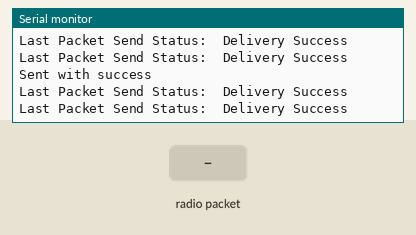
Recording of a sketch running on a simulated ESP32. Shown: the last lines printed to the serial monitor. The test bench sets the inputs (shaded band).

Above: at 1.2 s.
1.3 s: radio packet "1" arrives
At 1.46 s:
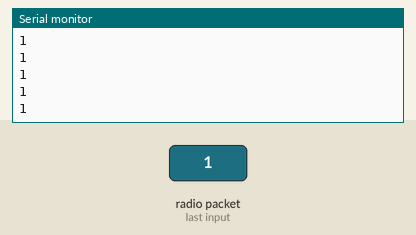
2.8 s: radio packet "0" arrives
At 2.96 s:
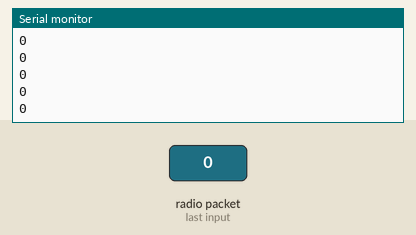
4.3 s: radio packet "2" arrives
At 4.46 s:
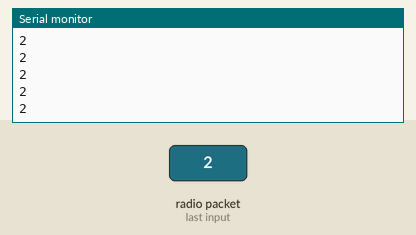
Timing chart, 0 to 7.3 s (numbered marks = the images above; inputs shaded):
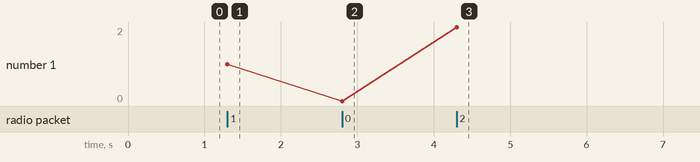

The sketch:

ESPNOW_SolarCar.ino
```cpp
#include <esp_now.h>
#include <WiFi.h>
#include <esp_wifi.h>
#include "Wire.h"

#define I2C_DEV_ADDR 0x56

// REPLACE WITH THE MAC Address of your receiver
uint8_t broadcastAddress[] = {0x8C, 0x4B, 0x14, 0x1C, 0xB8, 0xBC};

// Variable to store if sending data was successful
String success;

// Create a struct_message called BME280Readings to hold sensor readings
byte tx_msg[9] = {'C',75};
byte tx_msgnum[9] = {'O',89};
// Create a struct_message to hold incoming sensor readings
byte rx_msg[9];

esp_now_peer_info_t peerInfo;

// Callback when data is sent
void OnDataSent(const uint8_t *mac_addr, esp_now_send_status_t status) {
  Serial.print("\r\nLast Packet Send Status:\t");
  Serial.println(status == ESP_NOW_SEND_SUCCESS ? "Delivery Success" : "Delivery Fail");
  if (status == 0){
    success = "Delivery Success :)";
  }
  else{
    success = "Delivery Fail :(";
  }
}

// Callback when data is received
void OnDataRecv(const uint8_t * mac, const uint8_t *incomingData, int len) {
  memcpy( &rx_msg, incomingData, sizeof(rx_msg) );
  Serial.print("Bytes received: ");
  Serial.println(len);
  for(int i=0; i<9; i++)
  {
    Serial.println((char*)incomingData);
  }
}

void setup() {
  // Init Serial Monitor
  Serial.begin(115200);

  // Setup I2C
  //setupI2C();

  // Set device as a Wi-Fi Station
  setupLRmode();
  Serial.println(WiFi.macAddress());
  // Init ESP-NOW
  if (esp_now_init() != ESP_OK) {
    Serial.println("Error initializing ESP-NOW");
    return;
  }

  // Once ESPNow is successfully Init, we will register for Send CB to
  // get the status of Trasnmitted packet
  esp_now_register_send_cb(OnDataSent);

  // Register peer
  memcpy(peerInfo.peer_addr, broadcastAddress, 6);
  peerInfo.channel = 0;
  peerInfo.encrypt = false;

  // Add peer
  if (esp_now_add_peer(&peerInfo) != ESP_OK){
    Serial.println("Failed to add peer");
    return;
  }
  // Register for a callback function that will be called when data is received
  esp_now_register_recv_cb(OnDataRecv);
}

void loop() {
   esp_err_t result = esp_now_send( broadcastAddress, tx_msg, sizeof(tx_msg) );
   esp_err_t res = esp_now_send( broadcastAddress, tx_msgnum, sizeof(tx_msgnum) );
  if (result == ESP_OK) {
    Serial.println("Sent with success");
  }
  else {
    Serial.println("Error sending the data");
  }
  delay(300);
}

//void setupI2C() {
//  Wire.onReceive(onReceive);
//  Wire.begin((uint8_t)I2C_DEV_ADDR);
//}

void setupLRmode() {
  WiFi.mode(WIFI_STA);
  int a = esp_wifi_set_protocol( WIFI_IF_STA, WIFI_PROTOCOL_LR );

  if (a == 0) {
    Serial.println(" ");
    Serial.print("Error = ");
    Serial.print(a);
    Serial.println(" , Mode LR OK!");
  } else { //if some error in LR config
    Serial.println(" ");
    Serial.print("Error = ");
    Serial.print(a);
    Serial.println(" , Error in Mode LR!");
  }
}

//void onReceive(int len) {
//  Serial.printf("onReceive[%d]: ", len);
//  //byte data[9];
//  int i = 0;
//  while( Wire.available() ) {
//    byte d = Wire.read();
//    Serial.print( " 0x" );
//    Serial.print( d, HEX );
//    tx_msg[i++] = d;
//  }
//  Serial.println();
//
//  // Send message via ESP-NOW
//  esp_err_t result = esp_now_send( broadcastAddress, tx_msg, sizeof(tx_msg) );
//
//  if (result == ESP_OK) {
//    Serial.println("Sent with success");
//  }
//  else {
//    Serial.println("Error sending the data");
//  }
//}
```

Measured:
- after the input at 1.3 s, the serial monitor: prints a new line at once (image 1)
- after the input at 2.8 s, the serial monitor: prints a new line at once (image 2)
- after the input at 4.3 s, the serial monitor: prints a new line at once (image 3)
- plotted number 1: 0 → 2 after the input at 4.3 s
